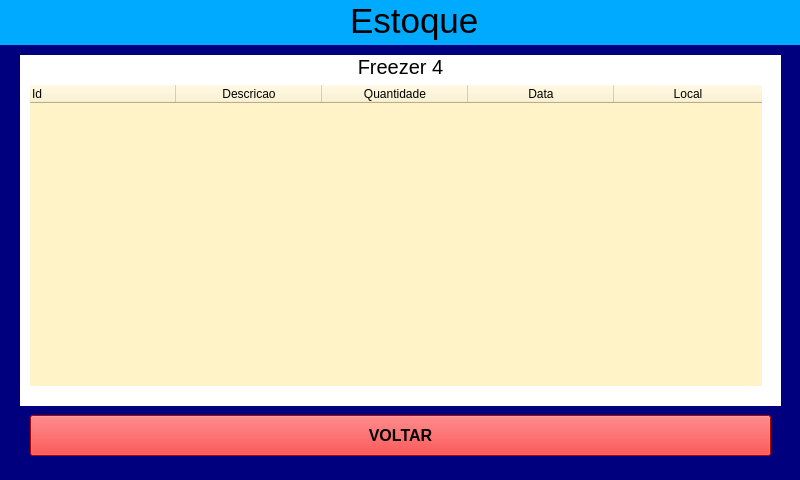
<?xml version="1.0" encoding="UTF-8"?>
<ui version="4.0">
 <class>MainWindow</class>
 <widget class="QMainWindow" name="MainWindow">
  <property name="geometry">
   <rect>
    <x>0</x>
    <y>0</y>
    <width>800</width>
    <height>480</height>
   </rect>
  </property>
  <property name="windowTitle">
   <string>MainWindow</string>
  </property>
  <property name="styleSheet">
   <string notr="true">backgroud-color: rgb(0, 0, 255);</string>
  </property>
  <widget class="QWidget" name="centralwidget">
   <layout class="QVBoxLayout" name="verticalLayout">
    <property name="spacing">
     <number>0</number>
    </property>
    <property name="leftMargin">
     <number>0</number>
    </property>
    <property name="topMargin">
     <number>0</number>
    </property>
    <property name="rightMargin">
     <number>0</number>
    </property>
    <property name="bottomMargin">
     <number>0</number>
    </property>
    <item>
     <widget class="QFrame" name="frame">
      <property name="enabled">
       <bool>true</bool>
      </property>
      <property name="maximumSize">
       <size>
        <width>16777215</width>
        <height>45</height>
       </size>
      </property>
      <property name="font">
       <font>
        <kerning>true</kerning>
       </font>
      </property>
      <property name="styleSheet">
       <string notr="true">background-color: rgb(0, 170, 255);</string>
      </property>
      <property name="frameShape">
       <enum>QFrame::NoFrame</enum>
      </property>
      <property name="frameShadow">
       <enum>QFrame::Raised</enum>
      </property>
      <widget class="QLabel" name="label">
       <property name="geometry">
        <rect>
         <x>350</x>
         <y>0</y>
         <width>361</width>
         <height>41</height>
        </rect>
       </property>
       <property name="font">
        <font>
         <pointsize>26</pointsize>
        </font>
       </property>
       <property name="layoutDirection">
        <enum>Qt::LeftToRight</enum>
       </property>
       <property name="frameShape">
        <enum>QFrame::NoFrame</enum>
       </property>
       <property name="text">
        <string>Estoque</string>
       </property>
      </widget>
     </widget>
    </item>
    <item>
     <widget class="QFrame" name="frame_2">
      <property name="maximumSize">
       <size>
        <width>16777215</width>
        <height>16777213</height>
       </size>
      </property>
      <property name="styleSheet">
       <string notr="true">background-color: rgb(0, 0, 127);</string>
      </property>
      <property name="frameShape">
       <enum>QFrame::NoFrame</enum>
      </property>
      <property name="frameShadow">
       <enum>QFrame::Raised</enum>
      </property>
      <widget class="QPushButton" name="pushButton_4">
       <property name="geometry">
        <rect>
         <x>30</x>
         <y>370</y>
         <width>741</width>
         <height>41</height>
        </rect>
       </property>
       <property name="font">
        <font>
         <pointsize>12</pointsize>
         <weight>75</weight>
         <bold>true</bold>
        </font>
       </property>
       <property name="styleSheet">
        <string notr="true">background-color: rgb(255, 0, 0);</string>
       </property>
       <property name="text">
        <string>VOLTAR</string>
       </property>
      </widget>
      <widget class="QLabel" name="label_2">
       <property name="geometry">
        <rect>
         <x>20</x>
         <y>10</y>
         <width>761</width>
         <height>351</height>
        </rect>
       </property>
       <property name="font">
        <font>
         <pointsize>15</pointsize>
         <weight>50</weight>
         <bold>false</bold>
        </font>
       </property>
       <property name="mouseTracking">
        <bool>true</bool>
       </property>
       <property name="autoFillBackground">
        <bool>false</bool>
       </property>
       <property name="styleSheet">
        <string notr="true">background-color: rgb(255, 255, 255);</string>
       </property>
       <property name="frameShape">
        <enum>QFrame::NoFrame</enum>
       </property>
       <property name="frameShadow">
        <enum>QFrame::Plain</enum>
       </property>
       <property name="text">
        <string>Freezer 4</string>
       </property>
       <property name="textFormat">
        <enum>Qt::PlainText</enum>
       </property>
       <property name="scaledContents">
        <bool>false</bool>
       </property>
       <property name="alignment">
        <set>Qt::AlignHCenter|Qt::AlignTop</set>
       </property>
       <property name="wordWrap">
        <bool>false</bool>
       </property>
       <property name="openExternalLinks">
        <bool>false</bool>
       </property>
      </widget>
      <widget class="QTableWidget" name="tableWidget">
       <property name="geometry">
        <rect>
         <x>30</x>
         <y>40</y>
         <width>732</width>
         <height>301</height>
        </rect>
       </property>
       <property name="font">
        <font>
         <pointsize>13</pointsize>
         <weight>75</weight>
         <bold>true</bold>
        </font>
       </property>
       <property name="styleSheet">
        <string notr="true">background-color: rgb(255, 243, 199);</string>
       </property>
       <property name="frameShape">
        <enum>QFrame::NoFrame</enum>
       </property>
       <property name="frameShadow">
        <enum>QFrame::Plain</enum>
       </property>
       <property name="showGrid">
        <bool>false</bool>
       </property>
       <property name="gridStyle">
        <enum>Qt::CustomDashLine</enum>
       </property>
       <property name="sortingEnabled">
        <bool>false</bool>
       </property>
       <property name="columnCount">
        <number>5</number>
       </property>
       <attribute name="horizontalHeaderVisible">
        <bool>true</bool>
       </attribute>
       <attribute name="horizontalHeaderCascadingSectionResizes">
        <bool>true</bool>
       </attribute>
       <attribute name="horizontalHeaderDefaultSectionSize">
        <number>146</number>
       </attribute>
       <attribute name="horizontalHeaderHighlightSections">
        <bool>true</bool>
       </attribute>
       <attribute name="horizontalHeaderMinimumSectionSize">
        <number>40</number>
       </attribute>
       <attribute name="horizontalHeaderShowSortIndicator" stdset="0">
        <bool>true</bool>
       </attribute>
       <attribute name="horizontalHeaderStretchLastSection">
        <bool>true</bool>
       </attribute>
       <attribute name="verticalHeaderDefaultSectionSize">
        <number>30</number>
       </attribute>
       <attribute name="verticalHeaderMinimumSectionSize">
        <number>25</number>
       </attribute>
       <column>
        <property name="text">
         <string>Id</string>
        </property>
        <property name="font">
         <font>
          <strikeout>false</strikeout>
         </font>
        </property>
        <property name="textAlignment">
         <set>AlignLeading|AlignTop</set>
        </property>
       </column>
       <column>
        <property name="text">
         <string>Descricao</string>
        </property>
       </column>
       <column>
        <property name="text">
         <string>Quantidade</string>
        </property>
       </column>
       <column>
        <property name="text">
         <string>Data</string>
        </property>
       </column>
       <column>
        <property name="text">
         <string>Local</string>
        </property>
       </column>
      </widget>
     </widget>
    </item>
   </layout>
  </widget>
  <widget class="QMenuBar" name="menubar">
   <property name="geometry">
    <rect>
     <x>0</x>
     <y>0</y>
     <width>800</width>
     <height>21</height>
    </rect>
   </property>
  </widget>
 </widget>
 <resources/>
 <connections/>
</ui>
